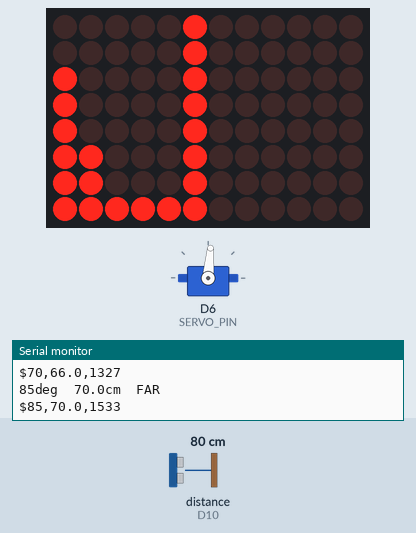
This sketch was run on a simulated Arduino Uno R4 WiFi. Shown: servo, 12×8 LED matrix, the last lines printed to the serial monitor. Wiring (inferred from the names in the program): ultrasonic range finder: trigger D9; echo D10. The test bench sets the inputs (shaded band); at power-on: distance to the obstacle (sensor on D10) 80 cm. The echo pulse lasts 58.3 µs per cm.

Above: at 1.7 s.
1.8 s: distance to the obstacle (sensor on D10) set to 2 cm
At 2.89 s:
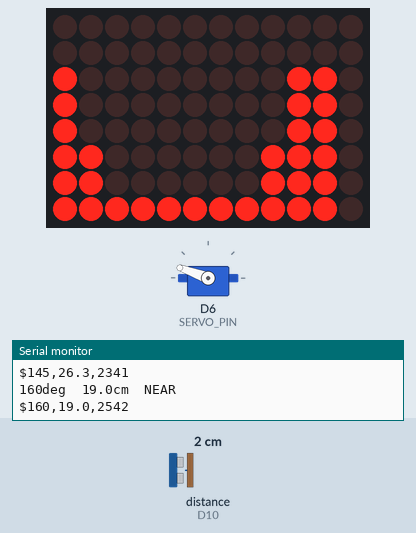
4.0 s: distance to the obstacle (sensor on D10) set to 120 cm
At 5.44 s:
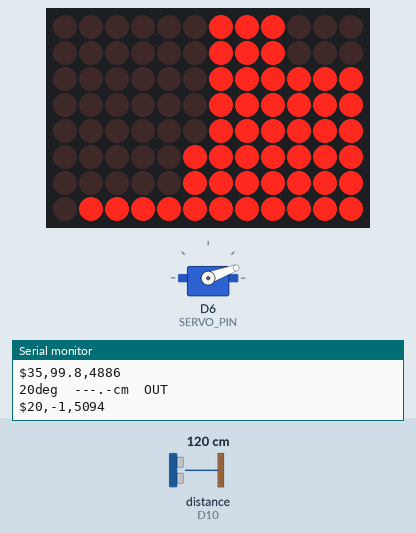
6.1 s: distance to the obstacle (sensor on D10) set to 4 cm
At 7.97 s:
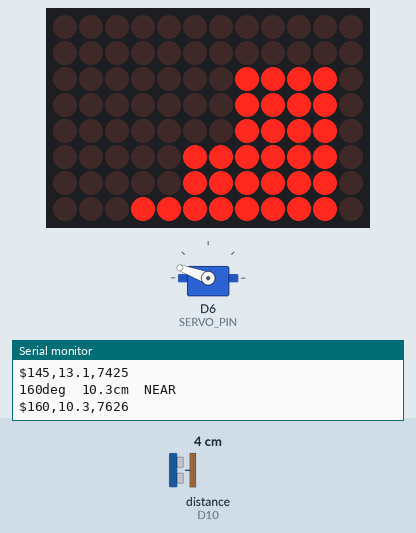
8.3 s: distance to the obstacle (sensor on D10) set to 18 cm
At 8.63 s:
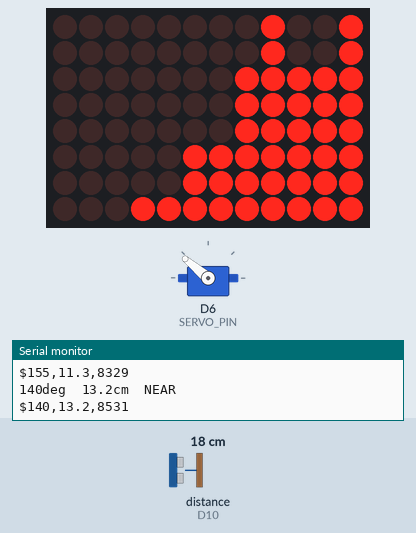
10.4 s: distance to the obstacle (sensor on D10) set to 35 cm
At 11.56 s:
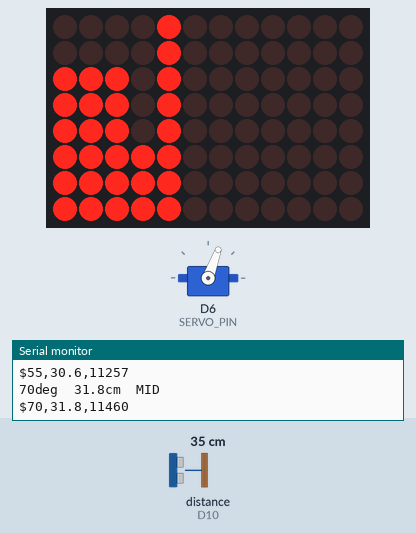
12.9 s: distance to the obstacle (sensor on D10) set to 9 cm
At 15.5 s:
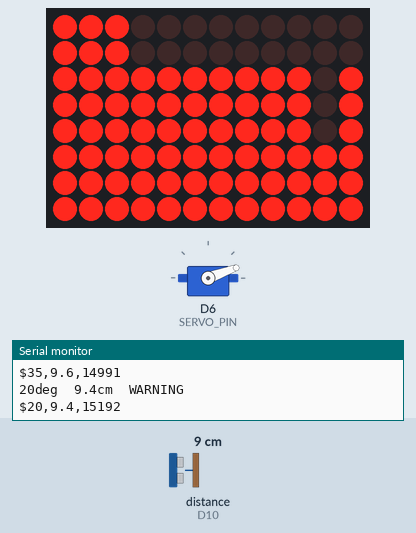
Timing chart, 0 to 17.9 s (numbered marks = the images above; inputs shaded):
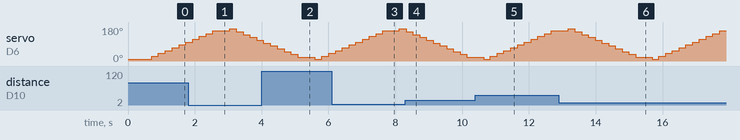

The sketch:

radar_scanner.ino
```cpp
// ============================================================
// Radar Scanner Phase 1 Final
// - HC-SR04 (TRIG=D9, ECHO=D10) + SG90 (SIG=D6)
// - サーボ 10〜170° 往復スキャン
// - LED マトリクス 12列×8行のファン（扇状）距離プロファイル表示
//   列 = 角度ゾーン (0〜11) / 行数 = 距離に応じた棒グラフ（下から）
//   現在スキャン列は縦ラインで強調 / WARNING 列は点滅
// - シリアルモニタへ 角度・距離・状態 を出力
// ============================================================

#include <Servo.h>
#include "Arduino_LED_Matrix.h"

// ====== ピン定義 ======
const int TRIG_PIN  = 9;
const int ECHO_PIN  = 10;
const int SERVO_PIN = 6;

// ====== 距離閾値 (cm) ======
const float DIST_WARNING = 10.0f;
const float DIST_NEAR    = 30.0f;
const float DIST_MID     = 50.0f;
const float DIST_MAX     = 100.0f;

// ====== スキャン設定 ======
// 12 列 × 15° ≈ 165° をカバー（端打ち防止で 10〜170°）
const int SCAN_MIN   = 10;
const int SCAN_MAX   = 170;
const int SCAN_STEP  = 15;  // 1 ステップの角度増分
const int STEP_DELAY = 200;  // サーボ整定 + 次計測まで待機 (ms)

// ====== LED マトリクス ======
const int COLS = 12;
const int ROWS = 8;

uint8_t  dispBuf[ROWS][COLS];  // 描画バッファ
uint8_t  colFill[COLS];        // 列ごとの点灯行数（0〜8、下から）
uint8_t  colWarn[COLS];        // 列が WARNING 状態か (0/1)

// ====== ローパスフィルタ（EMA）======
const float ALPHA    = 0.3f;  // 平滑化係数（小さいほど滑らか・遅い）
float filteredDist   = 0.0f;

// ====== 警告点滅 ======
bool          warningVisible = true;
unsigned long lastBlink      = 0;
const int     BLINK_MS       = 300;

// ====== スキャン状態 ======
int currentAngle = SCAN_MIN;
int scanDir      = 1;  // +1=右へ進む, -1=左へ進む

Servo           myServo;
ArduinoLEDMatrix matrix;

// ============================================================
// 距離の有効判定
// ============================================================
bool isValidDistance(float dist) {
  return (dist > 0.0f && dist <= DIST_MAX);
}

// ============================================================
// 距離計測 + EMA ローパスフィルタ（タイムアウト 12ms ≈ 約 205 cm、DIST_MAX=100cm に対して余裕を持たせた設定）
// タイムアウト（0 返り）はフィルタに通さず前回値をそのまま返す
// ============================================================
float measureFiltered() {
  digitalWrite(TRIG_PIN, LOW);
  delayMicroseconds(2);
  digitalWrite(TRIG_PIN, HIGH);
  delayMicroseconds(10);
  digitalWrite(TRIG_PIN, LOW);

  long dur = pulseIn(ECHO_PIN, HIGH, 12000UL);
  if (dur == 0) return filteredDist;  // タイムアウトは前回値を維持

  float raw = dur * 0.034f / 2.0f;
  filteredDist = ALPHA * raw + (1.0f - ALPHA) * filteredDist;
  return filteredDist;
}

// ============================================================
// 距離 → 点灯行数（下から何行光らせるか）
// warn は WARNING 状態のとき true になる
// ============================================================
int distToRows(float dist, bool &warn) {
  warn = false;
  if (dist <= 0.0f || dist > DIST_MAX) return 0;  // OUT
  if (dist < DIST_WARNING) { warn = true; return 8; }  // WARNING: 全行点灯
  if (dist < DIST_NEAR)    return 6;  // NEAR
  if (dist < DIST_MID)     return 3;  // MID
  return 1;                           // FAR
}

// ============================================================
// サーボ角度 → 列インデックス (0〜COLS-1)
// ============================================================
int angleToCol(int angle) {
  return (int)constrain(
    map(angle, SCAN_MIN, SCAN_MAX, 0, COLS - 1),
    0, COLS - 1
  );
}

// ============================================================
// 表示バッファを再構築して LED マトリクスに反映
// activCol : 現在スキャン中の列（縦ラインで強調）, -1 なら強調なし
// ============================================================
void renderDisplay(int activCol) {
  // 点滅タイミング更新
  unsigned long now = millis();
  if (now - lastBlink >= (unsigned long)BLINK_MS) {
    lastBlink    = now;
    warningVisible = !warningVisible;
  }

  memset(dispBuf, 0, sizeof(dispBuf));

  // ファンプロファイル描画（各列に距離バー）
  for (int c = 0; c < COLS; c++) {
    if (colWarn[c] && !warningVisible) continue;  // WARNING 点滅中は消灯

    int fill = colFill[c];
    for (int r = 0; r < fill; r++) {
      dispBuf[ROWS - 1 - r][c] = 1;  // 下から fill 行分点灯
    }
  }

  // 現在スキャン列をスキャンライン（縦ライン）で強調
  if (activCol >= 0 && activCol < COLS) {
    for (int r = 0; r < ROWS; r++) {
      dispBuf[r][activCol] = 1;
    }
  }

  matrix.renderBitmap(dispBuf, ROWS, COLS);
}

// ============================================================
// 距離 → 状態文字列
// ============================================================
const char* distToStatus(float dist) {
  if (!isValidDistance(dist))          return "OUT";
  if (dist < DIST_WARNING)             return "WARNING";
  if (dist < DIST_NEAR)                return "NEAR";
  if (dist < DIST_MID)                 return "MID";
  return "FAR";
}

// ============================================================
// シリアル出力（人間可読）
// ============================================================
void printHumanReadable(int angle, float dist) {
  Serial.print(angle);
  Serial.print("deg  ");
  if (isValidDistance(dist)) {
    Serial.print(dist, 1);
    Serial.print("cm");
  } else {
    Serial.print("---.-cm");
  }
  Serial.print("  ");
  Serial.println(distToStatus(dist));
}

// ============================================================
// シリアル出力（PC連携 CSV）
// ============================================================
void printCsvFrame(int angle, float dist) {
  Serial.print('$');
  Serial.print(angle);
  Serial.print(',');
  if (isValidDistance(dist)) {
    Serial.print(dist, 1);
  } else {
    Serial.print(-1);
  }
  Serial.print(',');
  Serial.println(millis());
}

// ============================================================
// setup
// ============================================================
void setup() {
  Serial.begin(9600);
  pinMode(TRIG_PIN, OUTPUT);
  pinMode(ECHO_PIN, INPUT);
  myServo.attach(SERVO_PIN);

  matrix.begin();
  memset(dispBuf, 0, sizeof(dispBuf));
  memset(colFill, 0, sizeof(colFill));
  memset(colWarn, 0, sizeof(colWarn));

  myServo.write(SCAN_MIN);
  delay(500);

  Serial.println("=== Radar Scanner Phase1 START ===");
  Serial.println("angle(deg)  distance(cm)  status");
  Serial.println("----------------------------------");
}

// ============================================================
// loop
// ============================================================
void loop() {
  // --- 距離計測 ---
  float dist = measureFiltered();

  // --- 列データ更新 ---
  bool warn = false;
  int rows = distToRows(dist, warn);
  int col  = angleToCol(currentAngle);

  colFill[col] = rows;
  colWarn[col] = warn ? 1 : 0;

  // --- LED 表示 ---
  renderDisplay(col);

  // --- シリアル出力（人間可読） ---
  printHumanReadable(currentAngle, dist);

  // --- CSV出力（PC連携用: $angle,distance_cm,millis） ---
  // distance が OUT/無効のときは -1 を出力
  printCsvFrame(currentAngle, dist);

  delay(STEP_DELAY);

  // --- 次の角度へ ---
  currentAngle += scanDir * SCAN_STEP;

  if (currentAngle >= SCAN_MAX) {
    currentAngle = SCAN_MAX;
    scanDir = -1;
    // 折り返し: スキャンライン非表示でプロファイルのみ表示
    renderDisplay(-1);
    delay(300);
  } else if (currentAngle <= SCAN_MIN) {
    currentAngle = SCAN_MIN;
    scanDir = 1;
    // 折り返し: スキャンライン非表示でプロファイルのみ表示
    renderDisplay(-1);
    delay(300);
    // 折り返し時にバッファをリセット（新スキャン開始）
    memset(colFill, 0, sizeof(colFill));
    memset(colWarn, 0, sizeof(colWarn));
  }

  myServo.write(currentAngle);
}
```

Measured:
- after the input at 1.8 s, the display: first differs from a run without the input after 0.54 s (image 1 shows a later state)
- after the input at 4.0 s, the display: first differs from a run without the input after 0.26 s (image 2 shows a later state)
- after the input at 6.1 s, the display: first differs from a run without the input after 0.32 s (image 3 shows a later state)
- after the input at 8.3 s, the display: first differs from a run without the input after 0.23 s (image 4)
- after the input at 10.4 s, the display: first differs from a run without the input after 1.1 s (image 5)
- after the input at 12.9 s, the display: first differs from a run without the input after 0.48 s (image 6 shows a later state)
- what the display in image 6 shows lasts 0.5 s, from 15.2 s to 15.7 s
